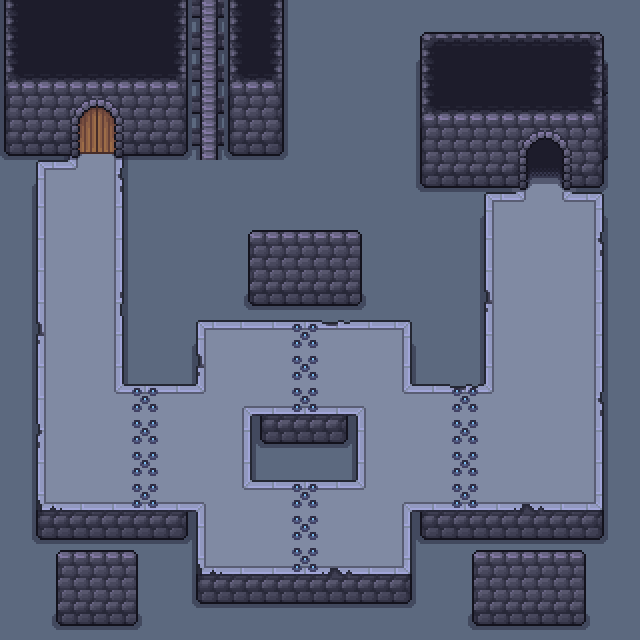

This game map was drawn from its Tiled (.tmx) file and the tilesets committed beside it. A one-line description and the trimmed map source follow:
An orthogonal 20x20 tile map with 32x32 px tiles, 4 tile layers (Background, Ground, Trap inactive, Walls), 1 hidden layer not drawn, 5 tilesets and 16 objects.

<map version="1.10" tiledversion="1.11.2" orientation="orthogonal" renderorder="right-down" width="20" height="20" tilewidth="32" tileheight="32" infinite="0" nextlayerid="10" nextobjectid="35">
 <tileset firstgid="1" source="output_32x32.tsx" />
 <tileset firstgid="300" source="32x32_floor_walls.tsx" />
 <tileset firstgid="599" source="output1_32x32.tsx" />
 <tileset firstgid="719" source="output3_32x32.tsx" />
 <tileset firstgid="944" source="output1_32x32.tsx" />
 <layer id="6" name="Background" width="20" height="20">
  <data>[400 cells, 400 non-empty, 1 distinct tile ids]</data>
 </layer>
 <layer id="5" name="Ground" width="20" height="20">
  <data>[400 cells, 164 non-empty, 22 distinct tile ids]</data>
 </layer>
 <layer id="7" name="Trap inactive" width="20" height="20">
  <data>[400 cells, 15 non-empty, 2 distinct tile ids]</data>
 </layer>
 <layer id="2" name="Walls" width="20" height="20">
  <data>[400 cells, 117 non-empty, 40 distinct tile ids]</data>
 </layer>
 <layer id="1" name="Collision" width="20" height="20" visible="0">
  <data>[400 cells, 255 non-empty, 1 distinct tile ids]</data>
 </layer>
 <objectgroup id="8" name="Triggers">
  <object id="2" x="512" y="224">
   <properties>
    <property name="obj_name" value="spawn" />
    <property name="obj_type" value="spawn_point" />
   </properties>
   <point />
  </object>
  <object id="6" x="63" y="94" width="67" height="64">
   <properties>
    <property name="obj_name" value="win_trigger" />
    <property name="obj_type" value="victory" />
   </properties>
  </object>
  <object id="11" x="290" y="321" width="30" height="30">
   <properties>
    <property name="obj_type" value="spike" />
   </properties>
  </object>
  <object id="22" x="290" y="353" width="30" height="30">
   <properties>
    <property name="obj_type" value="spike" />
   </properties>
  </object>
  <object id="23" x="290" y="385" width="30" height="30">
   <properties>
    <property name="obj_type" value="spike" />
   </properties>
  </object>
  <object id="24" x="450" y="385" width="30" height="30">
   <properties>
    <property name="obj_type" value="spike" />
   </properties>
  </object>
  <object id="25" x="450" y="417" width="30" height="30">
   <properties>
    <property name="obj_type" value="spike" />
   </properties>
  </object>
  <object id="26" x="450" y="449" width="30" height="30">
   <properties>
    <property name="obj_type" value="spike" />
   </properties>
  </object>
  <object id="27" x="450" y="481" width="30" height="30">
   <properties>
    <property name="obj_type" value="spike" />
   </properties>
  </object>
  <object id="28" x="290" y="481" width="30" height="30">
   <properties>
    <property name="obj_type" value="spike" />
   </properties>
  </object>
  <object id="29" x="290" y="513" width="30" height="30">
   <properties>
    <property name="obj_type" value="spike" />
   </properties>
  </object>
  <object id="30" x="290" y="545" width="30" height="30">
   <properties>
    <property name="obj_type" value="spike" />
   </properties>
  </object>
  <object id="31" x="130" y="481" width="30" height="30">
   <properties>
    <property name="obj_type" value="spike" />
   </properties>
  </object>
  <object id="32" x="130" y="417" width="30" height="30">
   <properties>
    <property name="obj_type" value="spike" />
   </properties>
  </object>
  <object id="33" x="130" y="449" width="30" height="30">
   <properties>
    <property name="obj_type" value="spike" />
   </properties>
  </object>
  <object id="34" x="130" y="385" width="30" height="30">
   <properties>
    <property name="obj_type" value="spike" />
   </properties>
  </object>
 </objectgroup>
</map>